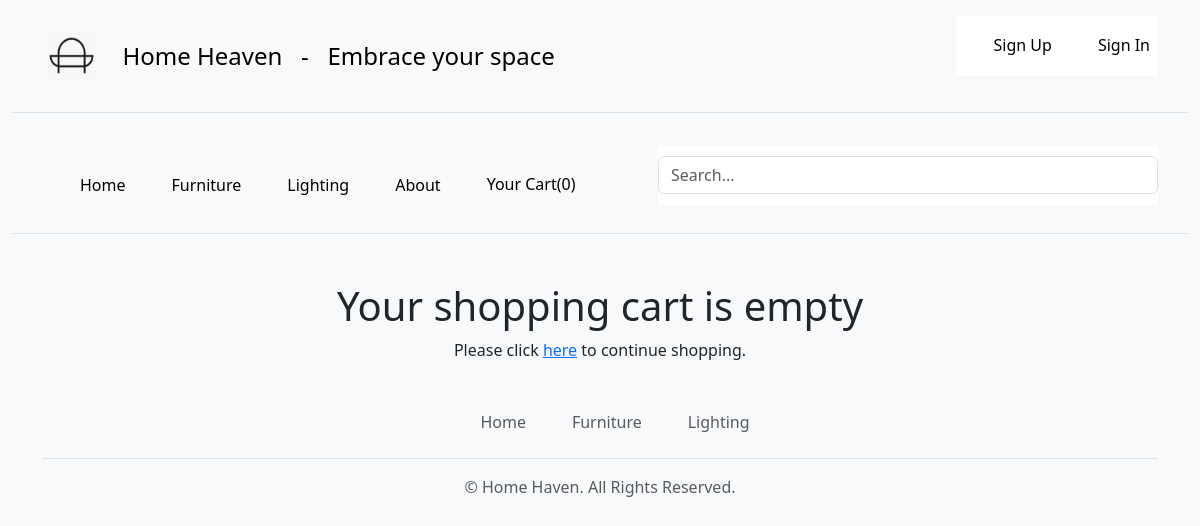
The app's page /cart/detail/, older data.
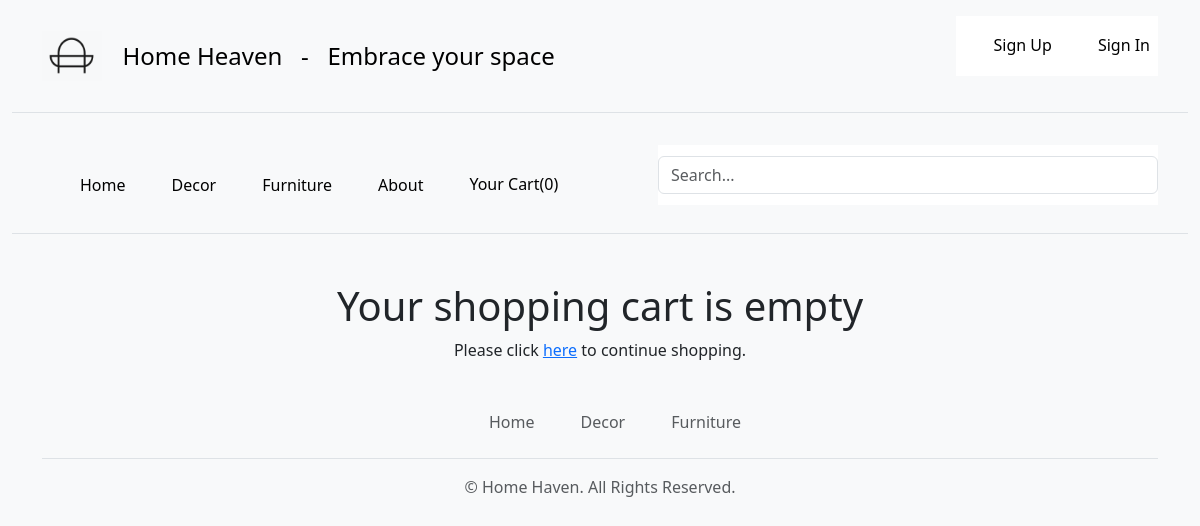
The same page, newer data.
### shop/models.py (models this page shows, shortened)
class Category(models.Model):
    id = models.UUIDField(primary_key=True,default=uuid.uuid4,editable=False)
    name = models.CharField(max_length=250, unique=True)
    description = models.TextField(blank = True)
    image = models.ImageField(upload_to = 'category', blank=True)
    class Meta:
        ordering = ('name',)
        verbose_name = 'category'
        verbose_name_plural = 'categories'
    def get_absolute_url(self):
        return reverse('shop:products_by_category', args=[self.id])

### cart/views.py (the view, shortened to what this page needs)
# urls.py: path('detail/', views.cart_detail, name='cart_detail'),
def cart_detail(request, total=0, counter=0, cart_items=None):
    discount = 0
    new_total = 0
    try:
        cart = Cart.objects.get(cart_id=_cart_id(request))
        cart_items = CartItem.objects.filter(cart=cart, active=True)
        for cart_item in cart_items:
            total += cart_item.product.price * cart_item.quantity
            counter += cart_item.quantity
    except ObjectDoesNotExist:
        pass
    stripe.api_key = settings.STRIPE_SECRET_KEY
    stripe_total = int(total * 100)
    description = "Home Haven: Online Shop - New Order"
    data_key = settings.STRIPE_PUBLISHABLE_KEY
    return render(
        request,
        "cart_info.html",
        {
            "cart_items": cart_items,
            "total": total,
            "counter": counter,
            "data_key": data_key,
            "stripe_total": stripe_total,
            "description": description,
            "new_total": new_total,
            "discount": discount,
        },
    )

### cart/context_processors.py (called while the page is built)
def counter(request):
    item_count = 0
    if 'admin' in request.path:
        return {}
    try:
        cart = Cart.objects.get(cart_id=_cart_id(request))
        cart_items = CartItem.objects.filter(cart=cart)
        item_count = sum(cart_item.quantity for cart_item in cart_items)
    except Cart.DoesNotExist:
        item_count = 0
    return {'item_count': item_count}

### cart/views.py (called while the page is built)
def _cart_id(request):
    cart = request.session.session_key
    if not cart:
        cart = request.session.create()
    return cart

### shop/context_processors.py (called while the page is built)
def menu_links(request):
    categories = Category.objects.all()
    return {'categories':categories}

### cart/templates/cart_info.html (shortened to what this page needs)
{% extends "base.html" %}
{% load static %}
{% block content %}
    {% if not cart_items %}
        <div class="container mt-5">
            <div class="text-center">
                <h1 class="text-center my_title">Your shopping cart is empty</h1>
                <p class="text-center">
                    Please click <a href="{% url 'shop:all_products' %}">here</a> to continue shopping.
                </p>
            </div>
        </div>
    {% endif %}
{% endblock %}

### shop/templates/navbar.html (shortened to what this page needs)
{% load static %}
<header class="py-3 mb-4 border-bottom">
  <div class="container d-flex flex-wrap justify-content-center">
    <a href="/" class="d-flex align-items-center mb-3 mb-lg-0 me-lg-auto link-body-emphasis text-decoration-none">
      <img src="{% static 'images/logo2.png' %}" alt="Home Decoration Store" class="bi me-2" width="60" height="50">
      <span class="fs-4">&nbsp&nbspHome Heaven &nbsp&nbsp- &nbsp Embrace your space</span>
    </a>
    <ul class="nav">
      <ul class="navbar">
        {% if user and user.is_authenticated %}
        <li class="nav-item">
          <div class="dropdown">
            <a href="#" class="nav-link" role="button">
              Welcome, {{ user.username }} <ion-icon name="caret-down-outline"></ion-icon>
            </a>
            <div class="dropdown-menu">
              <a href="{% url 'profile_view' user.profile.pk %}" class="dropdown-item">Profile</a>
            </div>
          </div>
        </li>
        <li class="nav-item">
          <a href="{% url 'logout' %}" class="nav-link link-body-emphasis px-2">Sign Out <ion-icon
              name="exit-outline"></ion-icon></a>
        </li>
        {% else %}
        <li class="nav-item">
          <a href="{% url 'signup' %}" class="nav-link link-body-emphasis px-2">Sign Up </a>
        </li>
        <li class="nav-item">
          <a href="{% url 'login' %}" class="nav-link link-body-emphasis px-2">Sign In </a>
        </li>
        {% endif %}
      </ul>
    </ul>
  </div>
</header>
<nav class="py-2 bg-body-tertiary border-bottom">
  <div class="container d-flex flex-wrap">
    <ul class="nav me-auto">
      <li class="nav-item"><a href="{% url 'shop:all_products' %}" class="nav-link link-body-emphasis px-2 active"
          aria-current="page">Home</a></li>
      {% for cat in categories %}
      <li class="nav-item"><a href="{{cat.get_absolute_url}}" class="nav-link link-body-emphasis px-2">{{cat.name}}</a>
      </li>
      {% endfor %}
      <li class="nav-item"><a href="#" class="nav-link link-body-emphasis px-2">About</a></li>
      <li class="nav-item text-center">
        <a class="nav-link link-body-emphasis px-2" href="{% url 'cart:cart_detail' %}">Your Cart({{ item_count|default:"0" }})</a>
      </li>
    </ul>
    <ul class="nav">
      <ul class="navbar search_bar">
        <form class="col-12 col-lg-auto mb-3 mb-lg-0" role="search" method="POST" action="{% url 'search-view' %}">
          <input class="form-control" type="search" placeholder="Search..." name="search_query" aria-label="Search">
        </form>
      </ul>
    </ul>
  </div>
</nav>

### shop/templates/footer.html (shortened to what this page needs)
  <div class="container">
    <footer class="py-3 my-4">
        <ul class="nav justify-content-center border-bottom pb-3 mb-3">
            <li class="nav-item"><a href="#" class="nav-link px-2 text-muted">Home</a></li>
            {% for cat in categories %}
            <li class="nav-item"><a  href="{{cat.get_absolute_url}}" class="nav-link px-2 text-muted">{{cat.name}}</a></li>
            {% endfor %}
          </ul>
            <p class="text-center text-muted">© Home Haven. All Rights Reserved.</p>
      </div>

Row changes from the older to the newer data that the page shows:
changed Category: name "Lighting" → "Decor"; moves up the list
